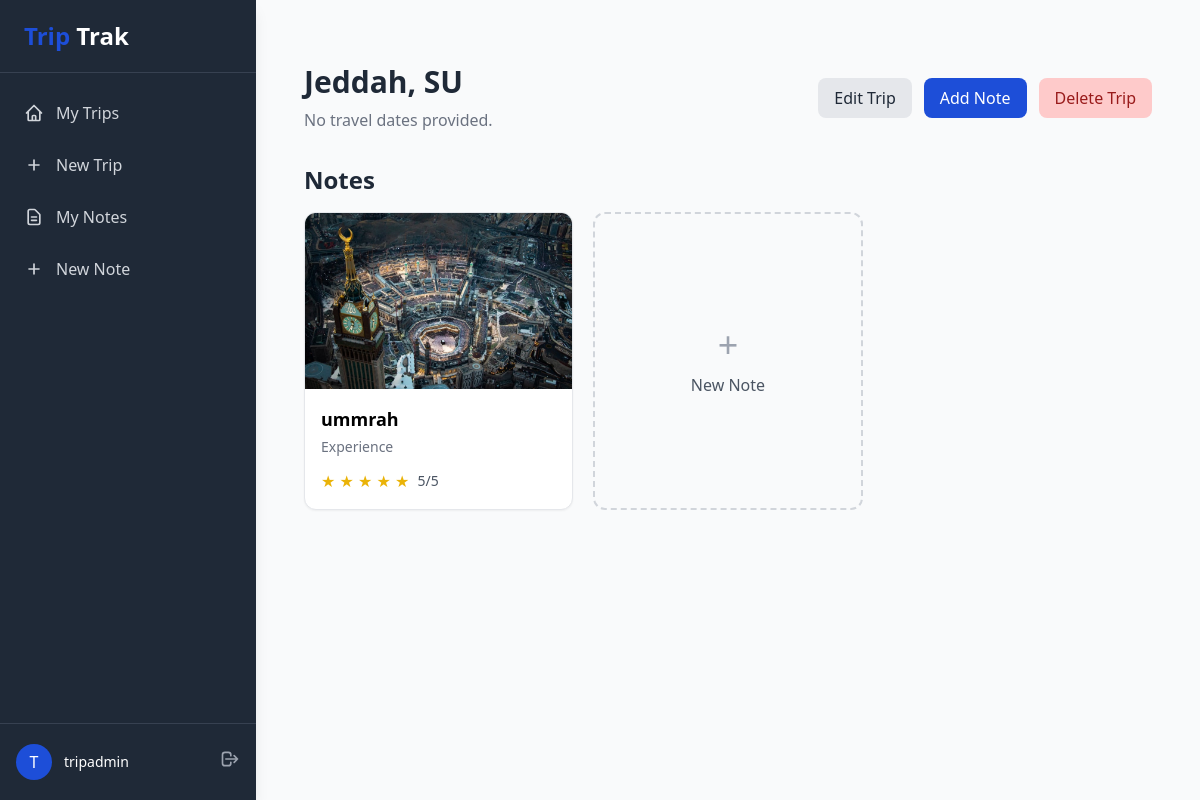
The app's page /dashboard/trips/5/ (signed in) with its own data.
### trip/models.py (models this page shows, shortened)
class Trip(models.Model):
    city = models.CharField(max_length=50)
    country = models.CharField(max_length=2)
    start_date = models.DateField(blank=True, null=True)
    end_date = models.DateField(blank=True, null=True)
    owner = models.ForeignKey(
        User,
        on_delete=models.CASCADE,
        related_name="trips",
    )
    class Meta:
        ordering = ["-start_date", "city"]

class Note(models.Model):
    class NoteType(models.TextChoices):
        EVENT = "event", "Event"
        DINING = "dining", "Dining"
        EXPERIENCE = "experience", "Experience"
        GENERAL = "general", "General"
    trip = models.ForeignKey(
        Trip,
        on_delete=models.CASCADE,
        related_name="notes",
    )
    name = models.CharField(max_length=200)
    description = models.TextField()
    type = models.CharField(
        max_length=20,
        choices=NoteType.choices,
        default=NoteType.GENERAL,
    )
    img = models.ImageField(
        upload_to="notes/",
        blank=True,
        null=True,
    )
    rating = models.PositiveSmallIntegerField(
        default=1,
        validators=[
            MinValueValidator(1),
            MaxValueValidator(5),
        ],
    )
    class Meta:
        ordering = ["-id"]

### trip/views.py (the view)
# urls.py: path("dashboard/trips/<int:pk>/", TripDetailView.as_view(), name="trip-detail"),
class TripDetailView(UserTripMixin, DetailView):
    model = Trip
    queryset = Trip.objects.prefetch_related("notes")
    def get_context_data(self, **kwargs):
        context = super().get_context_data(**kwargs)
        context["notes"] = self.object.notes.all()
        return context

### trip/views.py (called while the page is built)
    def test_func(self):
        return self.get_object().owner == self.request.user

### trip/templates/trip/trip_detail.html (shortened to what this page needs)
{% extends "trip/_base.html" %}
{% block content %}
<div class="max-w-6xl mx-auto px-4 py-8">
    <div class="flex flex-col md:flex-row md:items-center md:justify-between gap-4 mb-8">
        <div>
            <h1 class="text-3xl font-bold text-gray-800">
                {{ object.city }}, {{ object.country }}
            </h1>
            {% if object.start_date and object.end_date %}
                <p class="mt-2 text-gray-600">
                    {{ object.start_date|date:"F j, Y" }}
                    &mdash;
                    {{ object.end_date|date:"F j, Y" }}
                </p>
            {% elif object.start_date %}
                <p class="mt-2 text-gray-600">
                    Starts {{ object.start_date|date:"F j, Y" }}
                </p>
            {% else %}
                <p class="mt-2 text-gray-500">
                    No travel dates provided.
                </p>
            {% endif %}
        </div>
        <div class="flex flex-wrap gap-3">
            <a href="{% url 'trip-update' object.pk %}"
               class="px-4 py-2 bg-gray-200 text-gray-800 rounded-lg hover:bg-gray-300 transition-colors">
                Edit Trip
            </a>
            <a href="{% url 'note-create' %}?trip={{ object.pk }}"
               class="px-4 py-2 bg-primary-700 text-white rounded-lg hover:bg-primary-800 transition-colors">
                Add Note
            </a>
            <form method="post"
                  action="{% url 'trip-delete' object.pk %}"
                  onsubmit="return confirm('Delete this trip?');">
                <button
                    type="submit"
                    class="px-4 py-2 bg-red-200 text-red-800 rounded-lg hover:bg-red-300 transition-colors">
                    Delete Trip
                </button>
            </form>
        </div>
    </div>
    <div class="mb-8">
        <h2 class="text-2xl font-semibold text-gray-800 mb-4">
            Notes
        </h2>
        {% if notes %}
            <div class="grid grid-cols-1 sm:grid-cols-2 lg:grid-cols-3 xl:grid-cols-4 gap-5">
                {% for note in notes %}
                <a href="{% url 'note-detail' note.pk %}" class="group">
                    <div class="bg-white rounded-xl shadow-sm border border-gray-200 overflow-hidden hover:shadow-lg transition">
                        <div class="h-44 bg-gray-100 overflow-hidden">
                            {% if note.img %}
                                <img
                                    src="{{ note.img.url }}"
                                    alt="{{ note.name }}"
                                    class="w-full h-full object-cover group-hover:scale-105 transition duration-300">
                            {% else %}
                                <div class="w-full h-full flex items-center justify-center text-gray-400">
                                    No Image
                                </div>
                            {% endif %}
                        </div>
                        <div class="p-4">
                            <h3 class="font-semibold text-lg truncate">
                                {{ note.name }}
                            </h3>
                            <p class="text-sm text-gray-500 mt-1">
                                {{ note.type|title }}
                            </p>
                            <div class="mt-3 flex items-center text-yellow-500">
                                {% with ""|center:note.rating as range %}
                                    {% for _ in range %}
                                        ★
                                    {% endfor %}
                                {% endwith %}
                                <span class="ml-2 text-gray-600 text-sm">
                                    {{ note.rating }}/5
                                </span>
                            </div>
                        </div>
                    </div>
                </a>
                {% endfor %}
                <a href="{% url 'note-create' %}?trip={{ object.pk }}"
                   class="border-2 border-dashed border-gray-300 rounded-xl flex items-center justify-center hover:border-primary-700 transition">
                    <div class="text-center py-12">
                        <div class="text-4xl font-light text-gray-400">
                            +
                        </div>
                        <div class="mt-2 text-gray-600">
                            New Note
                        </div>
                    </div>
                </a>
            </div>
        {% endif %}
    </div>
</div>
{% endblock %}

### trip/templates/trip/_base.html (shortened to what this page needs)
<!DOCTYPE html>
<html lang="en">
<head>
    <script src="https://cdn.tailwindcss.com"></script>
</head>
<body class="bg-gray-50">
    <div class="flex flex-col md:flex-row min-h-screen">
        <div class="flex flex-col w-full md:w-64 bg-dark-800 text-white shadow-lg z-10">
            <div class="border-b border-dark-700 px-6 py-5">
                <h3 class="text-2xl font-bold text-center md:text-left">
                    <span class="text-primary-700">Trip</span> Trak
                </h3>
            </div>
            <nav class="flex-1 px-2 py-4 space-y-1">
                <a href="{% url 'trip-list' %}" class="flex items-center px-4 py-3 text-gray-300 hover:bg-dark-700 hover:text-white rounded-lg transition-colors group">
                    My Trips
                </a>
                <a href="{% url 'trip-create' %}" class="flex items-center px-4 py-3 text-gray-300 hover:bg-dark-700 hover:text-white rounded-lg transition-colors group">
                    <svg xmlns="http://www.w3.org/2000/svg" class="h-5 w-5 mr-3 group-hover:text-primary-400" fill="none" viewBox="0 0 24 24" stroke="currentColor">
                        <path stroke-linecap="round" stroke-linejoin="round" stroke-width="2" d="M12 6v6m0 0v6m0-6h6m-6 0H6" />
                    </svg>
                    New Trip
                </a>
                <a href="{% url 'note-list' %}" class="flex items-center px-4 py-3 text-gray-300 hover:bg-dark-700 hover:text-white rounded-lg transition-colors group">
                    My Notes
                </a>
                <a href="{% url 'note-create' %}" class="flex items-center px-4 py-3 text-gray-300 hover:bg-dark-700 hover:text-white rounded-lg transition-colors group">
                    <svg xmlns="http://www.w3.org/2000/svg" class="h-5 w-5 mr-3 group-hover:text-primary-400" fill="none" viewBox="0 0 24 24" stroke="currentColor">
                        <path stroke-linecap="round" stroke-linejoin="round" stroke-width="2" d="M12 6v6m0 0v6m0-6h6m-6 0H6" />
                    </svg>
                    New Note
                </a>
            </nav>
            <div class="px-4 py-5 border-t border-dark-700">
                <div class="flex items-center justify-between">
                    <div class="flex items-center">
                        <div class="h-9 w-9 rounded-full bg-primary-700 flex items-center justify-center text-white font-medium">
                            {{ user.username|first|upper }}
                        </div>
                        <div class="ml-3">
                            <p class="text-sm font-medium text-white">{{ user.username }}</p>
                        </div>
                    </div>
                    <form method="POST" action="{% url 'logout' %}">
                        <button type="submit" class="text-gray-400 hover:text-white">
                            <svg xmlns="http://www.w3.org/2000/svg" class="h-5 w-5" fill="none" viewBox="0 0 24 24" stroke="currentColor">
                                <path stroke-linecap="round" stroke-linejoin="round" stroke-width="2" d="M17 16l4-4m0 0l-4-4m4 4H7m6 4v1a3 3 0 01-3 3H6a3 3 0 01-3-3V7a3 3 0 013-3h4a3 3 0 013 3v1" />
                            </svg>
                        </button>
                    </form>
                </div>
            </div>
        </div>
        <div class="flex-1 overflow-auto">
            <div class="p-6 md:p-8 max-w-7xl mx-auto">
                {% block content %}
                {% endblock content %}
            </div>
        </div>
    </div>
</body>
</html>

### records on screen
Trip: city "Jeddah", country "SU"
Note: img (picture), name "ummrah", type "Experience", rating "5"

### other values on screen
{{ user.username|first|upper }} "T"
{{ user.username }} "tripadmin"
